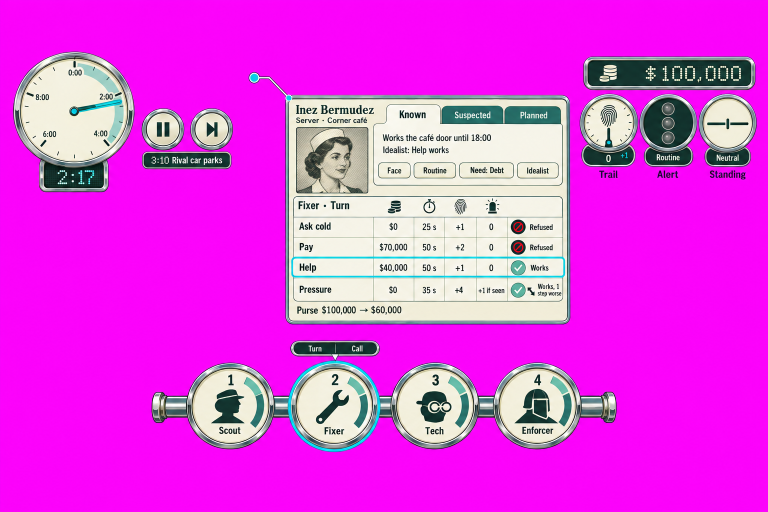
#> input picture briefs/011/ui/raw/round1-B.png, 1536 x 1024 px, given in place of round1-B.png.png, which was not available (shown at 1/2 size)
$ python cameo_comp.py ../../011/ui/raw/round1-B.png
#> lines starting #> are read from the running program, lines starting #| are printed output that depends on the picture; after the words box and inside, x2 and y2 are one past the last pixel; in counts of white or black regions, pixels touching at a corner belong together
import sys
from PIL import Image, ImageDraw, ImageFilter
D='/Users/sky/Projects/suborned/out/scratch/forma/063/'
GROUND=(178,174,171); RING=(86,84,83)
def cameo(src, out_base, S=512):
#> called with S = 512
    im=Image.open(src).convert('RGBA').resize((S*2,S*2),Image.LANCZOS)
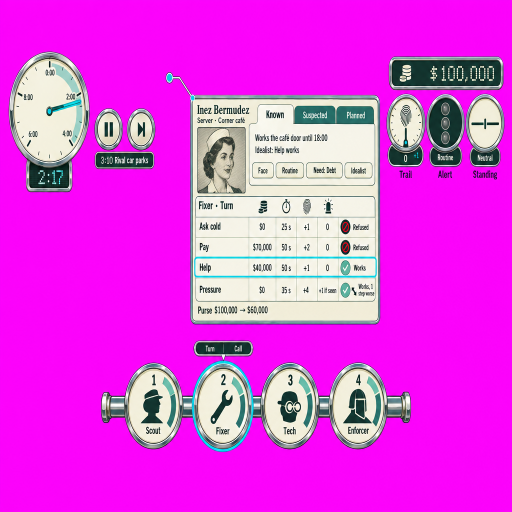
#> im: PIL image 1024x1024 RGBA (shown at 1/2 size); mean R, G, B, A 226.9, 63, 226.5, 255
    g=Image.new('RGBA',im.size,GROUND+(255,))
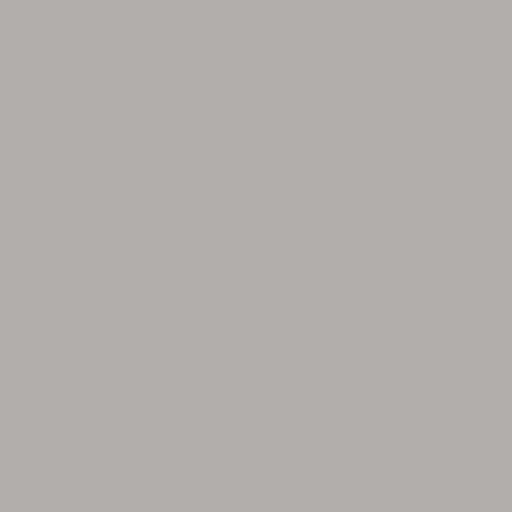
#> g: PIL image 1024x1024 RGBA (shown at 1/2 size); mean R, G, B, A 178, 174, 171, 255
    # soft top-left light like the roster ground
    ov=Image.new('L',im.size,0); d=ImageDraw.Draw(ov); d.ellipse((-S*0.6,-S*0.9,S*1.6,S*0.9),fill=40); ov=ov.filter(ImageFilter.GaussianBlur(S*0.5))
#> after `ov = Image.new('L', im.size, 0)`: ov: PIL image 1024x1024 L; every value is 0
#> after `ov = ov.filter(ImageFilter.GaussianBlur(S * 0.5))`:
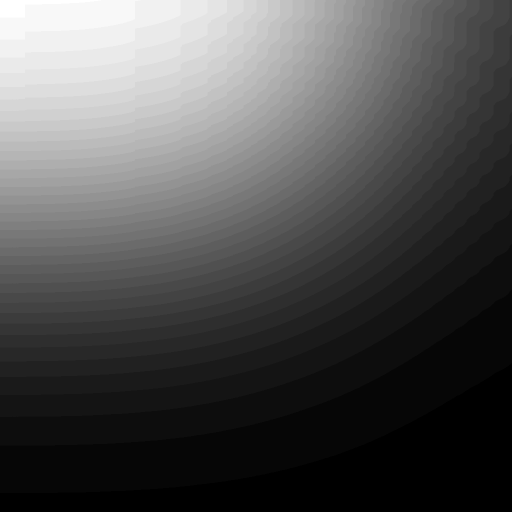
#> ov: PIL image 1024x1024 L (shown at 1/2 size); min 0, max 38, mean 12; drawn with min black and max white
    g.paste((190,187,184,255),(0,0),ov)
    g.alpha_composite(im)
    W=S*2; m=Image.new('L',(W,W),0); ImageDraw.Draw(m).ellipse((0,0,W-1,W-1),fill=255)
#> after `ImageDraw.Draw(m).ellipse((0, 0, W - 1, W - 1), fill=255)`:
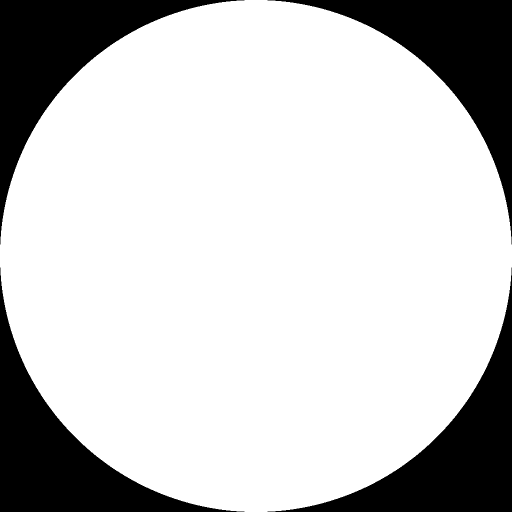
#> m: PIL image 1024x1024 L (shown at 1/2 size); 78.5% white; 4 black regions, box (x1, y1, x2, y2) and area: (0, 0, 489, 489) 56296, (535, 0, 1024, 489) 56296, (0, 535, 489, 1024) 56296, (535, 535, 1024, 1024) 56296
    ring=Image.new('RGBA',(W,W),(0,0,0,0)); rd=ImageDraw.Draw(ring); rd.ellipse((0,0,W-1,W-1),outline=RING+(255,),width=int(W*0.022))
#> after `ring = Image.new('RGBA', (W, W), (0, 0, 0, 0))`: ring: PIL image 1024x1024 RGBA; every value is 0
    g.putalpha(m); g.alpha_composite(ring)
#> after `g.alpha_composite(ring)`:
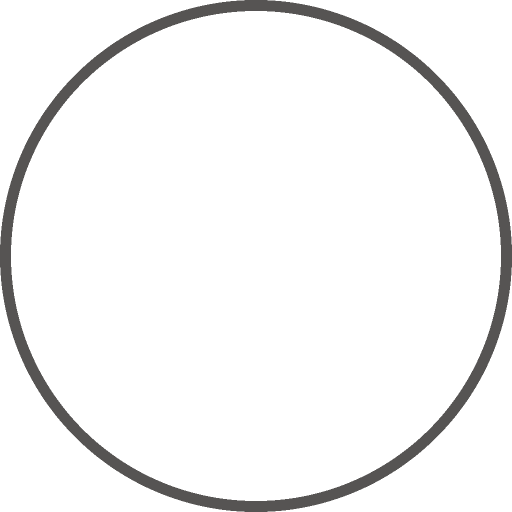
#> ring: PIL image 1024x1024 RGBA (shown at 1/2 size); mean R, G, B, A 5.7, 5.5, 5.5, 16.8; transparent parts drawn white
    big=g.resize((S,S),Image.LANCZOS); big.save(out_base+'.png')
#> after `big = g.resize((S, S), Image.LANCZOS)`:
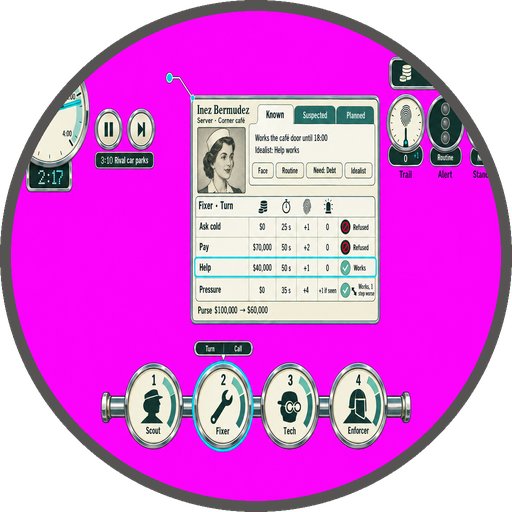
#> big: PIL image 512x512 RGBA; mean R, G, B, A 166.3, 62.1, 165.8, 200.2; transparent parts drawn white
    g.resize((S//4,S//4),Image.LANCZOS).save(out_base+'@2x.png')   # 128 px, the roster's @2x
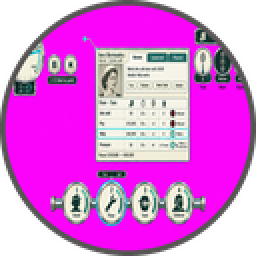
#> saved as round1-B.png@2x.png: PIL image 128x128 RGBA (shown 2 times larger); mean R, G, B, A 167.8, 64.1, 167.5, 200.2; transparent parts drawn white
    return big
if __name__=='__main__':
    for n in sys.argv[1:]: cameo(D+f'r_{n}.png', D+f'cameo_{n}')

$ run again, on briefs/011/ui/raw/round1-C.png
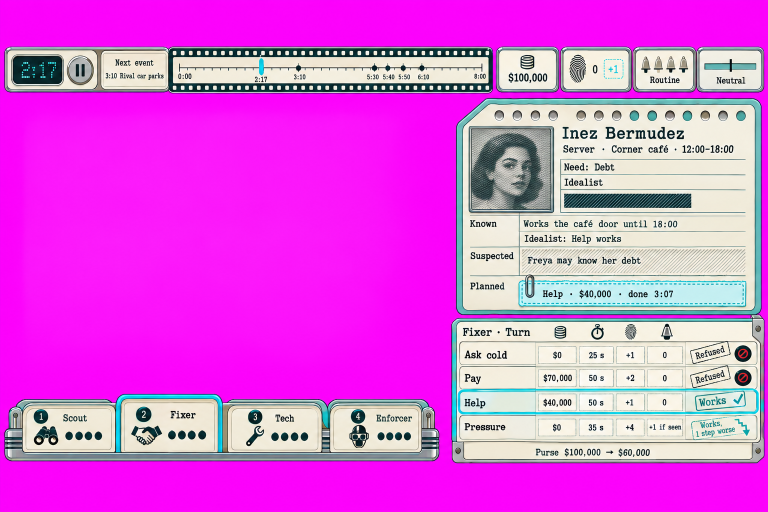
#> input picture briefs/011/ui/raw/round1-C.png, 1536 x 1024 px, given in place of round1-C.png.png, which was not available (shown at 1/2 size)
#> in cameo, `im=Image.open(src).convert('RGBA').resize((S*2,S*2),Image.LANCZOS)`:
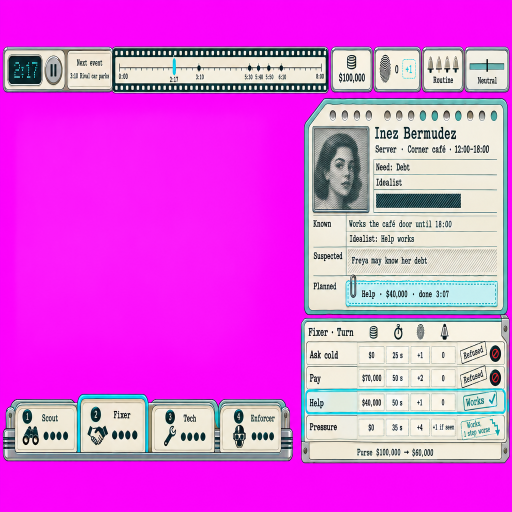
#> im: PIL image 1024x1024 RGBA (shown at 1/2 size); mean R, G, B, A 221.7, 91, 222.3, 255
#> ov: PIL image 1024x1024 L; every value is 0
#> m: PIL image 1024x1024 L; 78.5% white; 4 black regions, box (x1, y1, x2, y2) and area: (0, 0, 489, 489) 56296, (535, 0, 1024, 489) 56296, (0, 535, 489, 1024) 56296, (535, 535, 1024, 1024) 56296
#> in cameo, `g.resize((S//4,S//4),Image.LANCZOS).save(out_base+'@2x.png')   # 128 p..`:
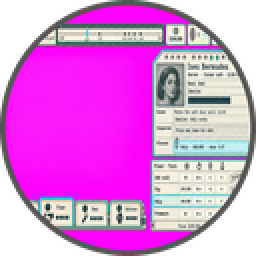
#> saved as round1-C.png@2x.png: PIL image 128x128 RGBA (shown 2 times larger); mean R, G, B, A 166.3, 79.8, 166.7, 200.2; transparent parts drawn white
